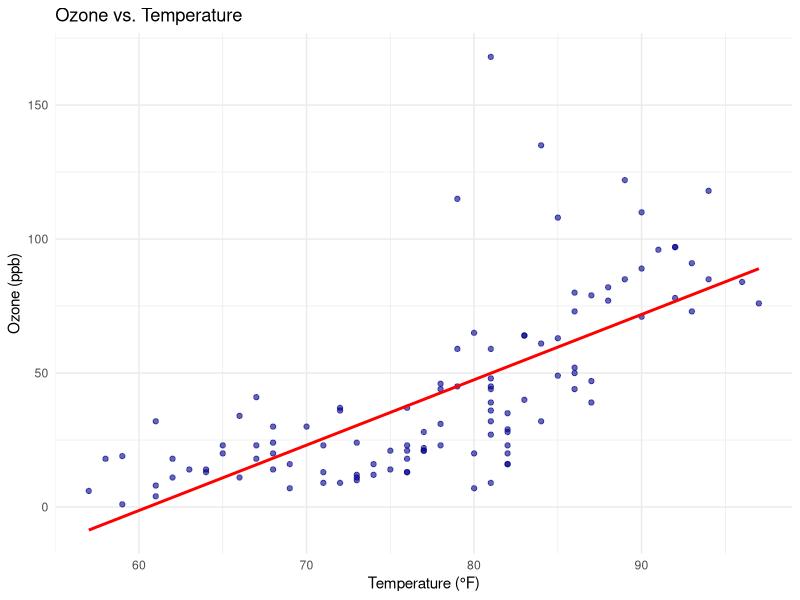
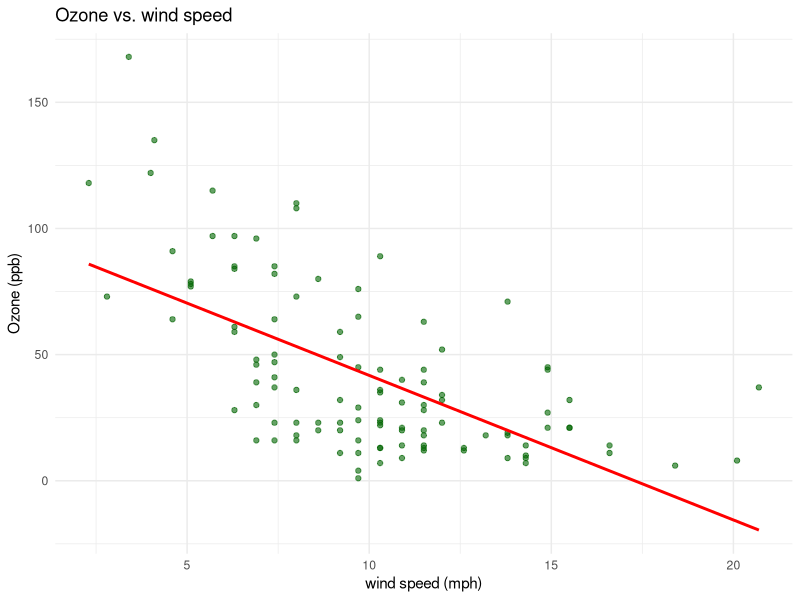
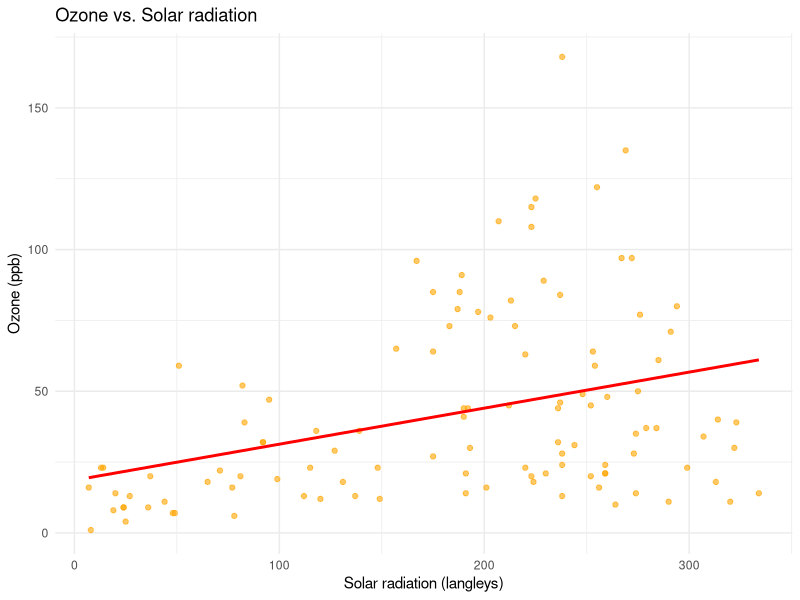
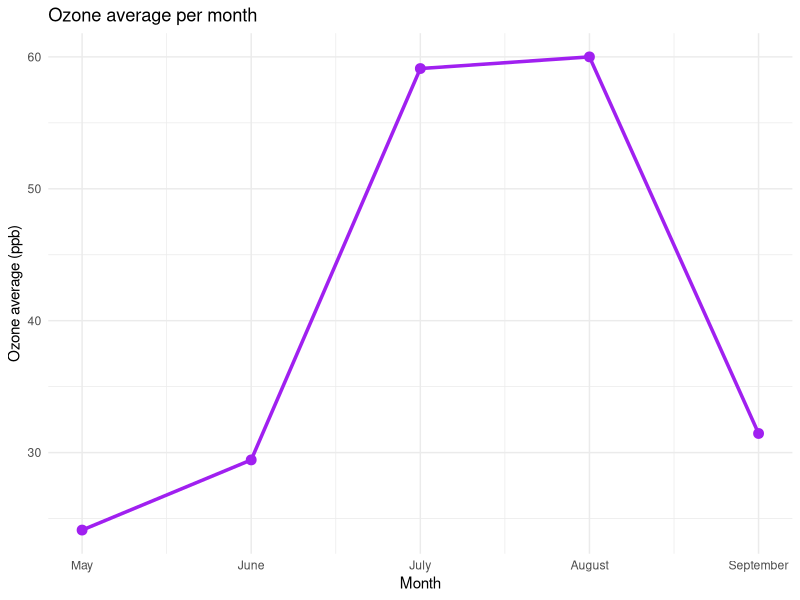
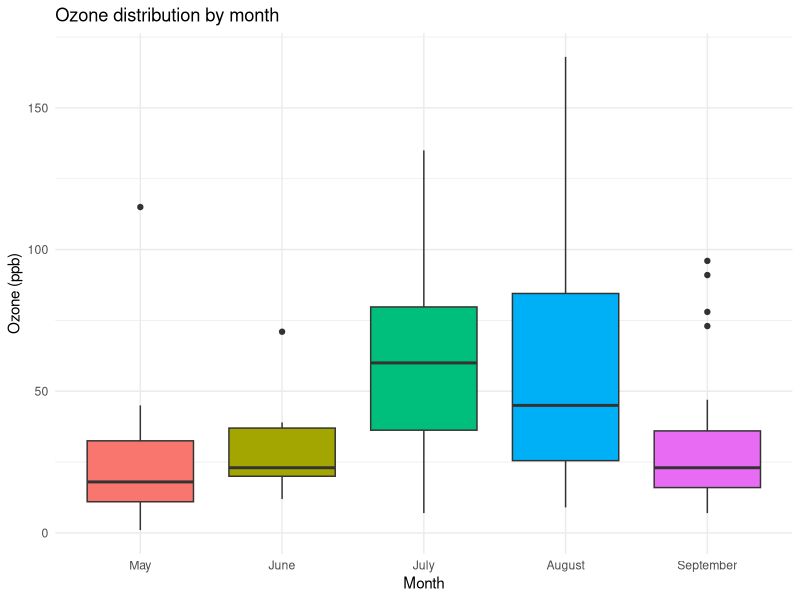

These figures' R source, in order:
## ---- chunk 1
knitr::opts_chunk$set(echo = TRUE)
## ---- chunk 2
library(dplyr)
library(tidyr)
library(ggplot2)
## ---- chunk 3
data_air <- airquality # assign the dataset in a variable
## ---- chunk 4
dim(data_air) #dataset size
## ---- chunk 5
head(airquality) #first rows in data
## ---- chunk 6
summary(data_air) #summary of variables in data
## ---- chunk 7
str(data_air) #structure of dataset
## ---- chunk 8
num_duplicated <- sum(duplicated(data_air)) #verify duplicated rows
print(num_duplicated)
## ---- chunk 9
colSums(is.na(data_air)) #Counting NA's by column
## ---- chunk 10
data_air_clean <- na.omit(data_air) # Remove all rows containing at least one NA

dim(data_air_clean) # Check dimensions of new data frame
## ---- chunk 11
colSums(is.na(data_air_clean)) # Check again for presence of NA's to confirm cleanup
summary(data_air_clean) # Verify again the summary 
## ---- chunk 12
numeric_cols_clean <- c("Ozone", "Solar.R", "Wind", "Temp") # Define the numerical columns of interest
## ---- chunk 13
descriptive_stats_clean <- data_air_clean %>% # Calculate the descriptive statistics for each column of the clean dataframe.
  select(all_of(numeric_cols_clean)) %>% # Select only the numerical columns that interest us
  summarise( # Summarize each column
    # Ozone
    Ozone_Mean = mean(Ozone, na.rm = TRUE),
    Ozone_Median = median(Ozone, na.rm = TRUE),
    Ozone_SD = sd(Ozone, na.rm = TRUE),
    Ozone_N = n(),
    
    # Solar radiation
    SolarR_Mean = mean(Solar.R, na.rm = TRUE),
    SolarR_Median = median(Solar.R, na.rm = TRUE),
    SolarR_SD = sd(Solar.R, na.rm = TRUE),
    SolarR_N = n(),

    # Wind
    Wind_Mean = mean(Wind, na.rm = TRUE),
    Wind_Median = median(Wind, na.rm = TRUE),
    Wind_SD = sd(Wind, na.rm = TRUE),
    Wind_N = n(),

    # Temperature
    Temp_Mean = mean(Temp, na.rm = TRUE),
    Temp_Median = median(Temp, na.rm = TRUE),
    Temp_SD = sd(Temp, na.rm = TRUE),
    Temp_N = n()
  ) %>%
  # Use pivot_longer to transform the table from width to length
  pivot_longer(
    cols = everything(), # Select all columns
    names_to = c("Variable", ".value"), # Split the names in ‘Variable’ and the type of statistic
    names_pattern = "(.+)_(Mean|Median|SD|N)" # regex pattern to extract the variable and the statistic
  )

print(descriptive_stats_clean) # Show the resulting table
## ---- chunk 14
ggplot(data_air_clean, aes(x = Temp, y = Ozone)) +
  geom_point(alpha = 0.6, color = "darkblue") + 
  geom_smooth(method = "lm", se = FALSE, color = "red") + # Add a linear regression line
  labs(title = "Ozone vs. Temperature",
       x = "Temperature (°F)",
       y = "Ozone (ppb)") +
  theme_minimal()
## ---- chunk 15
ggplot(data_air_clean, aes(x = Wind, y = Ozone)) +
  geom_point(alpha = 0.6, color = "darkgreen") +
  geom_smooth(method = "lm", se = FALSE, color = "red") +
  labs(title = "Ozone vs. wind speed",
       x = "wind speed (mph)",
       y = "Ozone (ppb)") +
  theme_minimal()
## ---- chunk 16
ggplot(data_air_clean, aes(x = Solar.R, y = Ozone)) +
  geom_point(alpha = 0.6, color = "orange") +
  geom_smooth(method = "lm", se = FALSE, color = "red") +
  labs(title = "Ozone vs. Solar radiation",
       x = "Solar radiation (langleys)",
       y = "Ozone (ppb)") +
  theme_minimal()
## ---- chunk 17
data_air_clean %>%
  group_by(Month) %>%
  summarise(Avg_Ozone = mean(Ozone, na.rm = TRUE)) %>%
  ggplot(aes(x = Month, y = Avg_Ozone)) +
  geom_line(color = "purple", size = 1.2) +
  geom_point(color = "purple", size = 3) +
  labs(title = "Ozone average per month",
       x = "Month",
       y = "Ozone average (ppb)") +
  scale_x_continuous(breaks = 5:9, labels = c("May", "June", "July", "August", "September")) +
  theme_minimal()
## ---- chunk 18
ggplot(data_air_clean, aes(x = factor(Month), y = Ozone, fill = factor(Month))) +
  geom_boxplot(na.rm = TRUE) +
  labs(title = "Ozone distribution by month",
       x = "Month",
       y = "Ozone (ppb)") +  
  scale_x_discrete(labels = c("May", "June", "July", "August", "September")) +
  theme_minimal() +
  guides(fill = "none")
